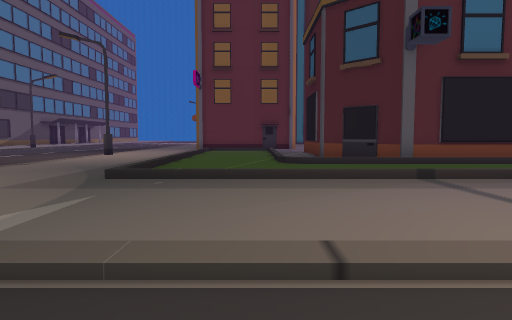
[1] (above)

24 first-person views from a walk through a scene from a Unity 3-D project. The camera is 1.5 m above the floor, tilts 4° down and sees 75° across. The floor is counted in squares, 2 m on a side. Each view is taken from the middle of a square. On the plan, view 1 faces up. The plan holds only what a view shows up to about 11 squares ahead; the rest is blank. The place goes on beyond the plan. The player is left out. Some surface patterns are stand-ins.

[2]
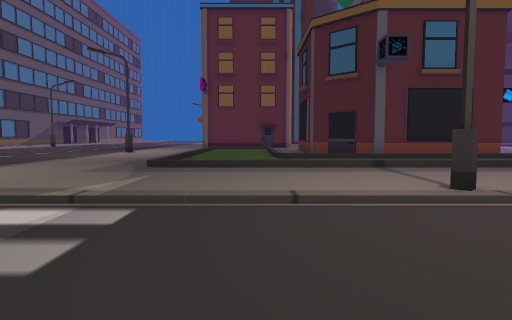

[3]
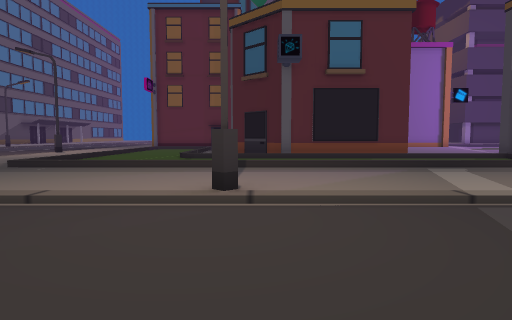

[4]
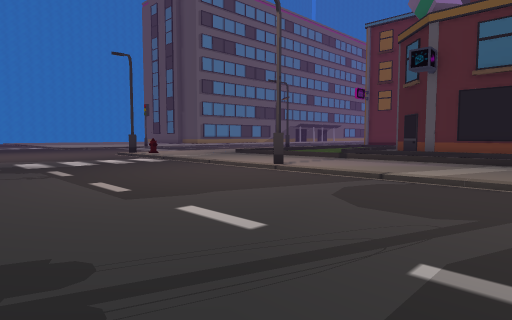

[5]
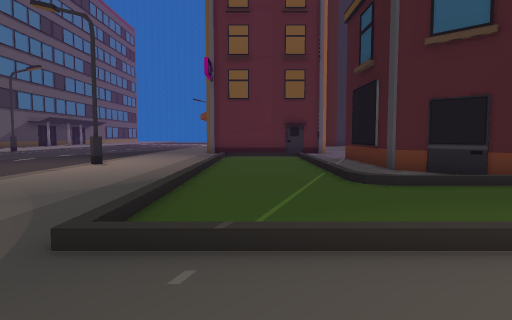

[6]
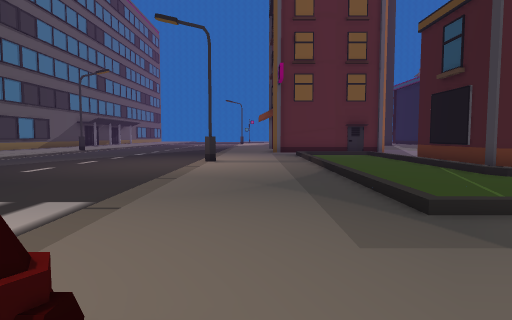

[7]
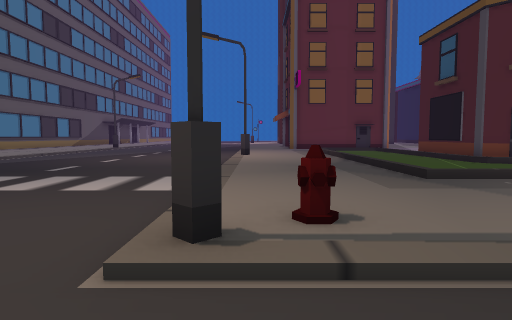

[8]
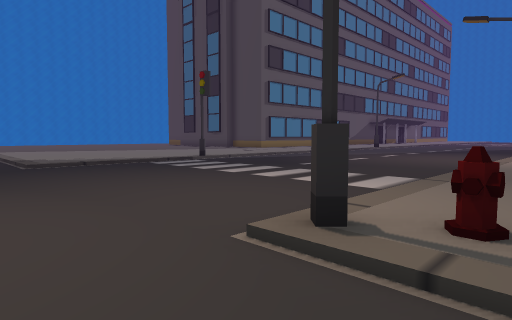

[9]
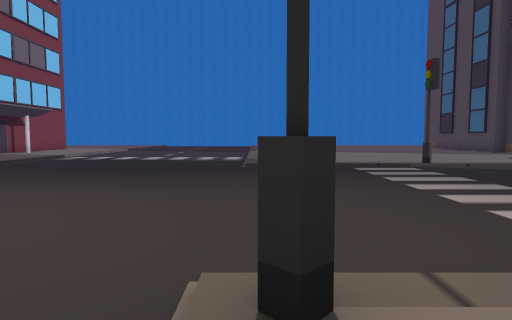

[10]
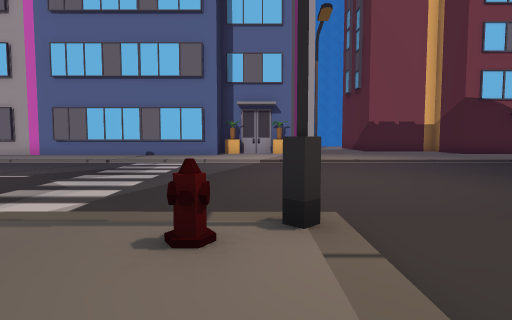

[11]
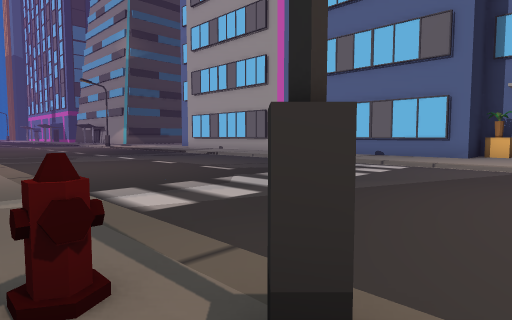

[12]
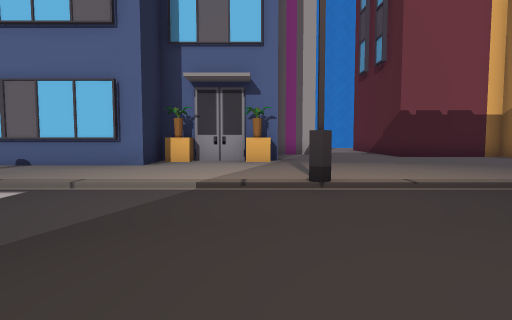

[13]
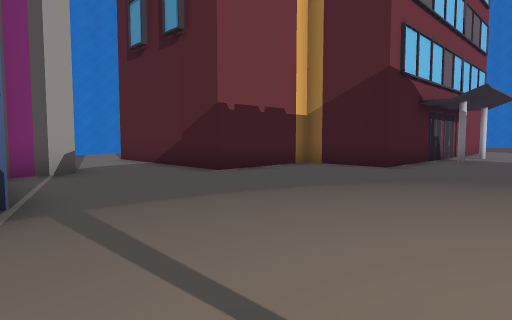

[14]
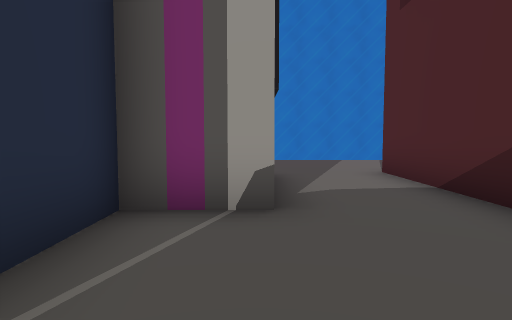

[15]
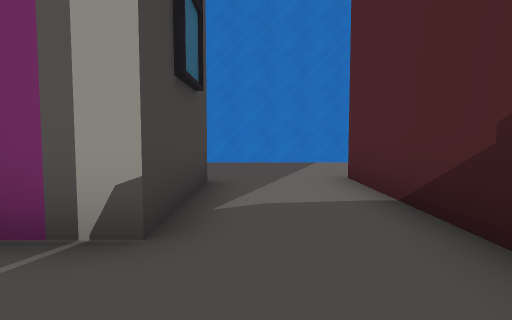

[16]
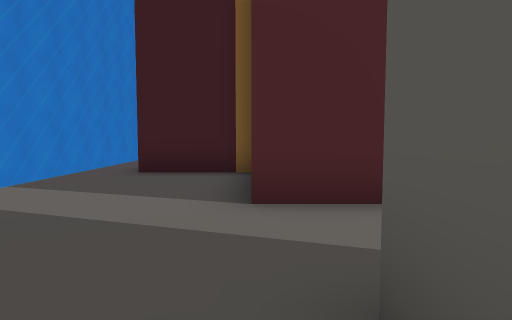

[17]
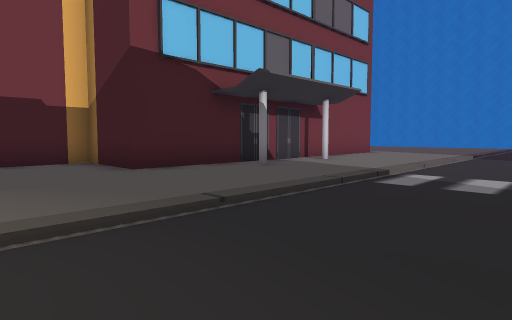

[18]
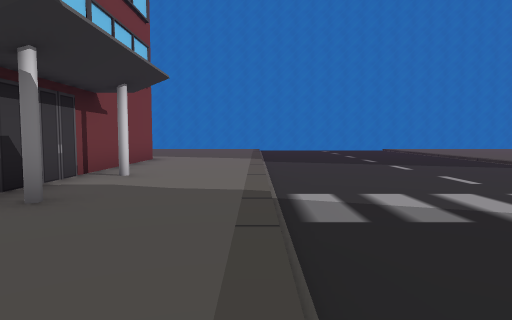

[19]
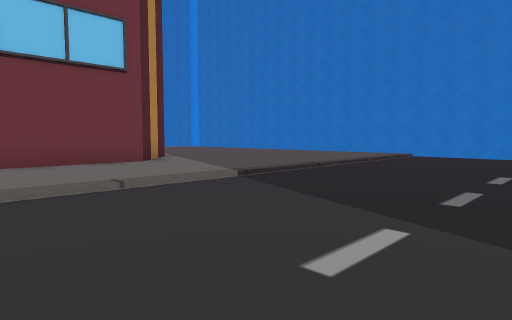

[20]
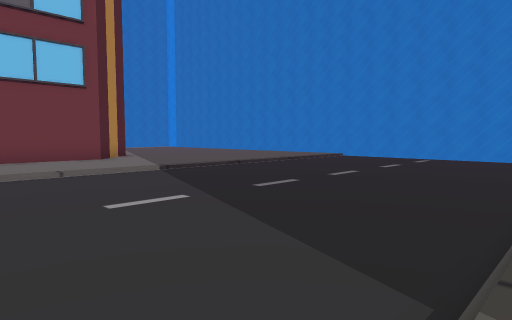

[21]
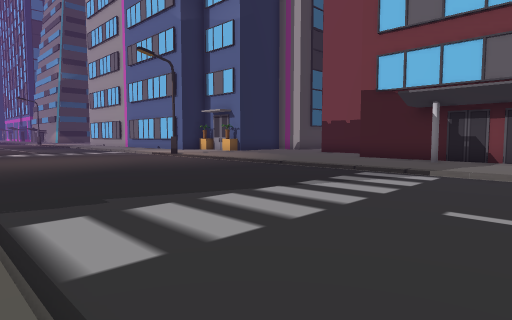

[22]
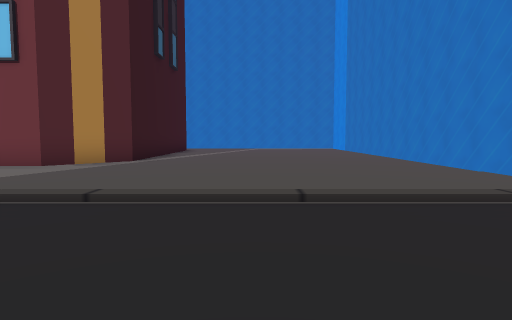

[23]
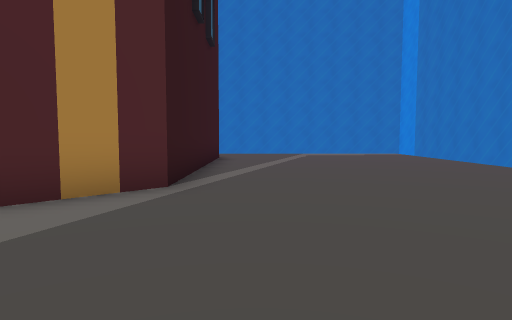

[24]
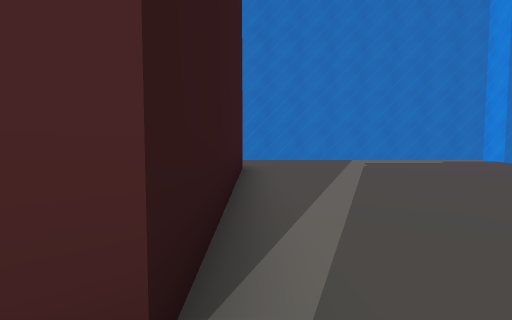

### Floor plan
Key: @ floor where view 1 was taken; # wall or solid block; . main floor; : floor 0.25 m higher than the main floor; / step, stairs or slope; = window, fence, low wall or low ledge; O other object.
Columns run from 34 left of view 1 to 8 right of it. Each row starts with its distance up from view 1.
 14                          .../:::/:::#
 13                       ....../:::/:::#
 12                       ....../#::/:::#
 11                       ....../:::/:::##
 10                       ....../:::/::::#
  9                    ::......./:::/::/  #####
  8                    ::......./:::/::////////
  7                    :#......./:::/:::::::
  6                    ::......./:::/::::
  5                    ::......./:::///////////
  4                    ::......./::::::::::::::
  3                   :::......./O::::::::::::
  2           ::: : :::::......./#:::::::#::::
  1     .......... ...........................
  0  .................................@........
 -1  ..........................................
 -2   .........................................
 -3   .........................................
 -4   .........................................
 -5   ....................................
 -6   /////////////////////////#//////////
 -7  :::::::::::::::::::::::::::::::::
 -8  :::::::::::::::::::::::::::::::::
 -9 =::::::::::::::::::::::::::::::####
-10 =:::::::::###########:::::::####
-11 =::::::::##         #:::::::#
-12 =::::::::#          ####::::#
-13 =::::::::#             #::::#
-14  ::::::::#             #::###
-15  ::::::::#             #::#
-16 =::::::::#             #::#
-17 =::::::::#          #  #::::
-18   :::::::#          #::::::
-19  ::::::::           #::::::
-20  ::::::::         :::::::::
-21 =========       ===========

Where each view was taken, in squares from view 1:
view 1: 0 up, 0 right, facing up
view 2: 2 down, 0 right, facing up
view 3: 2 down, 3 right, facing up
view 4: 4 down, 8 right, facing up-left
view 5: 3 up, 1 left, facing up
view 6: 2 up, 4 left, facing up
view 7: 0 up, 5 left, facing up
view 8: 0 up, 4 left, facing up-left
view 9: 2 up, 4 left, facing left
view 10: 5 up, 5 left, facing down
view 11: 3 up, 6 left, facing down-right
view 12: 1 down, 6 left, facing down
view 13: 6 down, 6 left, facing down-left
view 14: 10 down, 8 left, facing down
view 15: 11 down, 9 left, facing down
view 16: 17 down, 7 left, facing left
view 17: 3 down, 11 left, facing down-left
view 18: 6 down, 13 left, facing left
view 19: 1 down, 20 left, facing down-left
view 20: 2 up, 20 left, facing down-left
view 21: 2 up, 20 left, facing down-right
view 22: 2 down, 29 left, facing down
view 23: 6 down, 27 left, facing down
view 24: 10 down, 26 left, facing down
